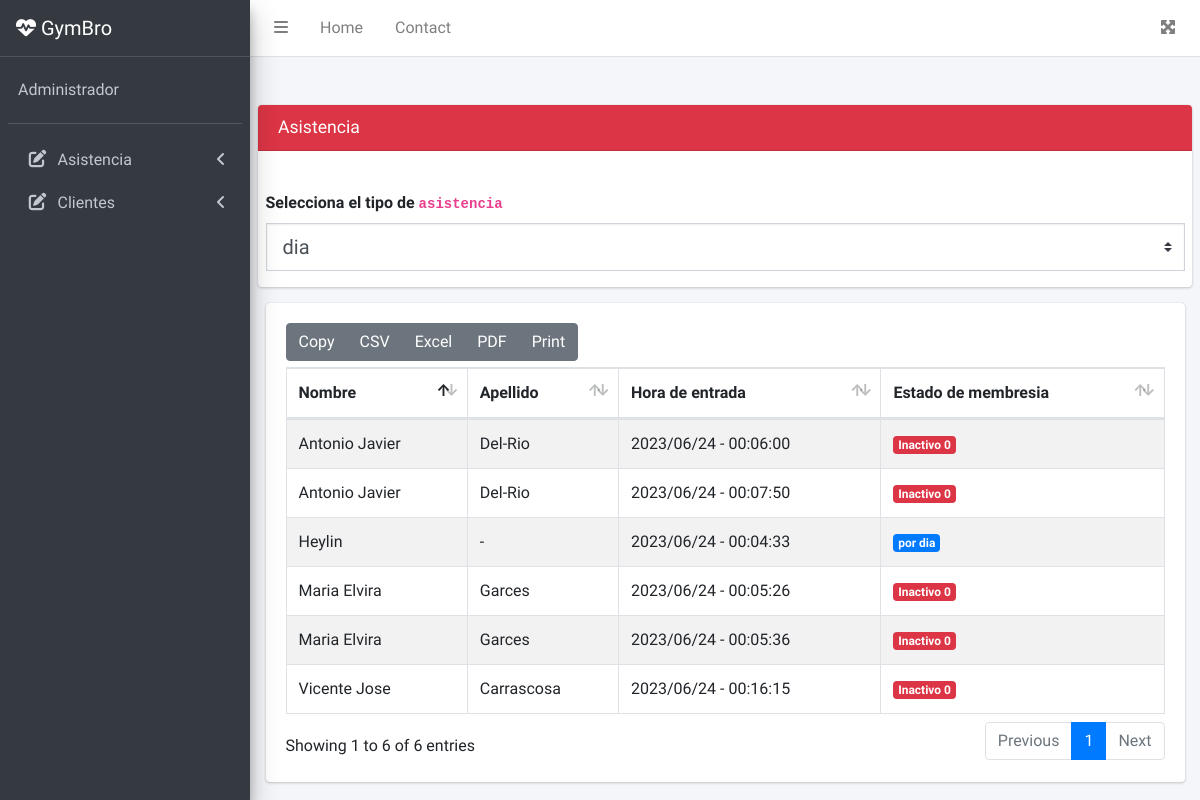
The page / (signed in) on the database its author committed.
### tables this page shows
CREATE TABLE AsistenciaPorDia(
idpd INTEGER PRIMARY KEY AUTOINCREMENT,
Nombre text not NULL,
fechahoraentrada text not NULL,
idadmin integer,
foreign key(idadmin) references administradores(id)
);

CREATE TABLE AsistenciaClientes(
idac INTEGER PRIMARY KEY AUTOINCREMENT,
idcliente integer not NULL,
fechahoraentrada text not NULL,
idadmin integer,
foreign key(idcliente) references clientes(idcliente),
foreign key(idadmin) references administradores(id)
);

CREATE TABLE clientes (
   idcliente INTEGER NOT NULL primary key AUTOINCREMENT,
   nombre TEXT NOT NULL,
    apellido TEXT NOT NULL,
    fechaderegistro TEXT NOT NULL,
  fechadevencimiento TEXT NOT NULL,
  estadomembresia integer not null,
  ultimavisita TEXT NOT NULL,
  celular INTEGER,
  correo text,
  idadmin integer not NULL,
  foreign key(idadmin) references administradores(id)
);

### routes/index.py (the view, shortened to what this page needs)
@app.route('/', methods=["GET", "POST"])
@login_required
def index():
    clientes = db.execute("SELECT * FROM clientes")
    asistencia = db.execute(
        "SELECT * FROM AsistenciaClientes INNER JOIN clientes on AsistenciaClientes.idcliente = clientes.idcliente")
    print("----", asistencia)
    asistenciadia = db.execute("SELECT * FROM AsistenciaPorDia")
    return render_template("index.html", clientes=clientes, asistencia=asistencia, asistenciadia=asistenciadia)

### helpers.py (called while the page is built)
def login_required(f):
    @wraps(f)
    def decorated_function(*args, **kwargs):
        if session.get("user_id") is None:
            return redirect("/login")
        return f(*args, **kwargs)
    return decorated_function

### templates/index.html (shortened to what this page needs)
{% extends 'layout.html'%}{% block title %} Asistencia - GYM SOURCE  {% endblock %}{% block content %}
<link
  rel="stylesheet"
  href="{{ url_for('static', filename='css/dataTables.bootstrap4.min.css') }}"
/>
<link
  rel="stylesheet"
  href="{{ url_for('static', filename='css/responsive.bootstrap4.min.css') }}"
/>
<link
  rel="stylesheet"
  href="{{ url_for('static', filename='css/buttons.bootstrap4.min.css') }}"
/>
<div class="cotainer">
  <div class="row">
    <div class="col-lg-12">
      <div class="card card-danger mt-5">
        <div class="card-header">
          <h3 class="card-title">Asistencia</h3>
        </div>
        <div class="card-body"></div>
        <div class="container">
          <div class="form-group">
            <label for="exampleSelectBorder"
              >Selecciona el tipo de <code>asistencia</code></label
            >
            <select
              onclick="mostrarFormulario()"
              id="opciones"
              class="custom-select rounded-0 form-control-lg"
              id="exampleSelectBorder"
              style="
                height: calc(2.875rem + 2px) !important;
                padding: 0.5rem 1rem !important;
                font-size: 1.25rem !important;
                line-height: 1.5 !important;
                border-radius: 0.3rem;
              "
            >
              <option value="dia" selected>dia</option>
            </select>
          </div>
        </div>
        </div>
      </div>
    </div>
</div>
    <div class="container">
      <div class="row">
        <div class="col-lg-12">
          <div class="card">
            <div class="card-body">
              <table id="example1" class="table table-bordered table-striped">
                <thead>
                  <tr>
                    <th>Nombre</th>
                    <th>Apellido</th>
                    <th>Hora de entrada</th>
                    <th>Estado de membresia</th>
                  </tr>
                </thead>
                <tbody>
                  {% for i in asistenciadia%}
                  <tr>
                    <td>{{i.Nombre}}</td>
                    <td>- </td>
                    <td>{{i.fechahoraentrada}}</td>
                    <td><span class="badge bg-primary">por dia</span></td>
                  </tr>
                  {% endfor %}
                  {% for i in asistencia%}
                  <tr>
                    <td>{{i.nombre}}</td>
                    <td>{{i.apellido}}</td>
                    <td>{{i.fechahoraentrada}}</td>
                    {% if i.estadomembresia == 0 %}
                    <td><span class="badge bg-danger">Inactivo {{i.estadomembresia}}</span></td>
                    {% else%}
                    <td><span class="badge bg-success">Activo {{i.estadomembresia}}</span></td>
                    {% endif %}
                  </tr>
                  {% endfor %}
                </tbody>
              </table>
            </div>
          </div>
        </div>
      </div>
    </div>
     {% endblock %}

### rows shown on the page
AsistenciaPorDia: Nombre "Heylin", fechahoraentrada "2023/06/24 - 00:04:33"
AsistenciaClientes: nombre "Maria Elvira", apellido "Garces", fechahoraentrada "2023/06/24 - 00:05:26", estadomembresia "0"
AsistenciaClientes: nombre "Maria Elvira", apellido "Garces", fechahoraentrada "2023/06/24 - 00:05:36", estadomembresia "0"
AsistenciaClientes: nombre "Antonio Javier", apellido "Del-Rio", fechahoraentrada "2023/06/24 - 00:06:00", estadomembresia "0"
AsistenciaClientes: nombre "Antonio Javier", apellido "Del-Rio", fechahoraentrada "2023/06/24 - 00:07:50", estadomembresia "0"
AsistenciaClientes: nombre "Vicente Jose", apellido "Carrascosa", fechahoraentrada "2023/06/24 - 00:16:15", estadomembresia "0"
